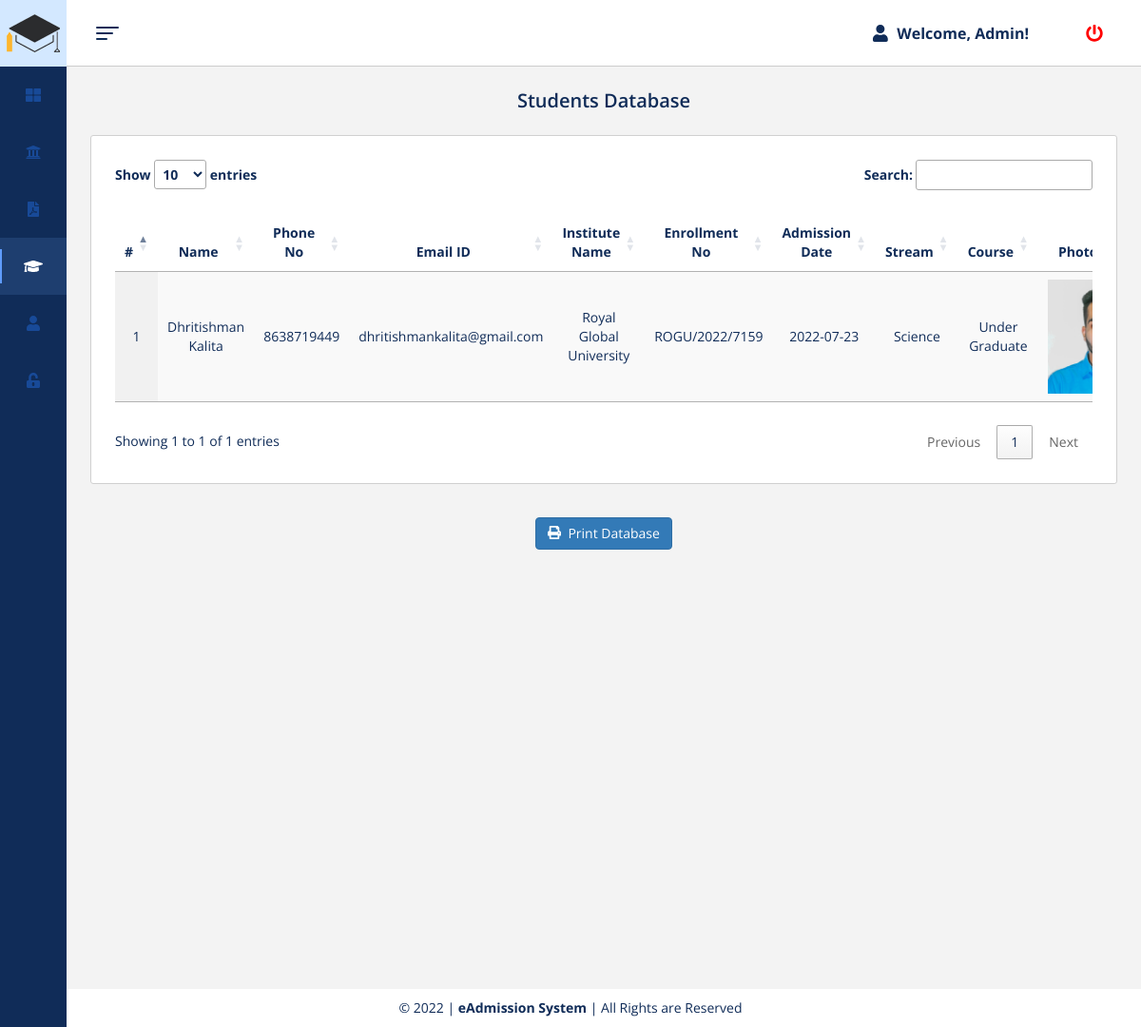
Screenshot of /students-admin.php (signed in) with the database file from the repository.
### tables this page shows
CREATE TABLE `student` (
  `std_id` int(11) NOT NULL,
  `std_name` varchar(100) DEFAULT NULL,
  `std_aplno` varchar(50) DEFAULT NULL,
  `std_institute` varchar(100) DEFAULT NULL,
  `std_rollno` varchar(50) DEFAULT NULL,
  `std_admdate` date DEFAULT NULL,
  `std_status` int(11) DEFAULT 1
);

CREATE TABLE `registration_details` (
  `s_id` int(11) NOT NULL,
  `s_name` varchar(50) DEFAULT NULL,
  `s_email` varchar(50) DEFAULT NULL,
  `s_phone` varchar(10) DEFAULT NULL,
  `s_password` varchar(50) DEFAULT NULL,
  `s_institute1` varchar(100) DEFAULT NULL,
  `s_institute2` varchar(100) DEFAULT NULL,
  `s_institute3` varchar(100) DEFAULT NULL,
  `s_stream` varchar(100) DEFAULT NULL,
  `s_course` varchar(100) DEFAULT NULL,
  `s_aplno1` varchar(20) DEFAULT NULL,
  `s_aplno2` varchar(20) DEFAULT NULL,
  `s_aplno3` varchar(20) DEFAULT NULL,
  `s_apldate` date DEFAULT NULL,
  `s_aplstatus1` int(11) DEFAULT 0,
  `s_aplstatus2` int(11) DEFAULT 0,
  `s_aplstatus3` int(11) DEFAULT 0,
  `s_status` int(11) NOT NULL DEFAULT 1
);

CREATE TABLE `upload_documents` (
  `s_id` int(11) NOT NULL,
  `s_name` varchar(50) DEFAULT NULL,
  `s_passportphotograph` varchar(100) DEFAULT NULL,
  `s_signature` varchar(100) DEFAULT NULL,
  `s_hslccertificate` varchar(100) DEFAULT NULL,
  `s_hslcmarksheet` varchar(100) DEFAULT NULL,
  `s_hscertificate` varchar(100) DEFAULT NULL,
  `s_hsmarksheet` varchar(100) DEFAULT NULL,
  `s_ugcertificate` varchar(100) DEFAULT NULL,
  `s_ugmarksheet` varchar(100) DEFAULT NULL,
  `s_bankpassbook` varchar(100) DEFAULT NULL,
  `s_extracarricular` varchar(100) DEFAULT NULL,
  `s_differentlyabled` varchar(100) DEFAULT NULL,
  `s_ncccertificate` varchar(100) DEFAULT NULL,
  `s_castecertificate` varchar(100) DEFAULT NULL,
  `s_incomecertificate` varchar(100) DEFAULT NULL,
  `s_domicilecertificate` varchar(100) DEFAULT NULL,
  `s_aadhaarcard` varchar(100) DEFAULT NULL
);

### students-admin.php (the view, shortened to what this page needs)
<?php
    require("connection.php");
    require("header.php");
    $count = 1;
    if(isset($_SESSION['adm_id'])){
        $adm_id = $_SESSION['adm_id'];
        $sql_admin = "SELECT * FROM `admin` WHERE `adm_id` = '$adm_id'";
        $result_admin = mysqli_query($connect, $sql_admin);
        $info_admin = mysqli_fetch_assoc($result_admin);
    }
    else{
        ?>
        <script>
            window.location.href="logout-admin.php";
        </script>
        <?php
    }
    $sql_students = "SELECT * FROM student";
    $result_students = mysqli_query($connect, $sql_students);
    $info_students = mysqli_fetch_all($result_students, MYSQLI_ASSOC);
?>
<!DOCTYPE html>
<html lang="en">
<head>
    <link rel="stylesheet" href="https://cdnjs.cloudflare.com/ajax/libs/twitter-bootstrap/3.3.7/css/bootstrap.min.css">
    <link rel="stylesheet" href="https://cdnjs.cloudflare.com/ajax/libs/animate.css/3.5.2/animate.min.css">
    <link rel="stylesheet" href="css/students-admin.css">
    <link rel="stylesheet" href="https://cdn.datatables.net/1.12.1/css/jquery.dataTables.min.css">
</head>
<body class="sidebar-is-reduced">
  <header class="l-header">
    <div class="l-header__inner clearfix">
      <div class="c-header-icon js-hamburger">
        <div class="hamburger-toggle"><span class="bar-top"></span><span class="bar-mid"></span><span class="bar-bot"></span></div>
      </div>
      <div class="header-icons-group">
        <div class="user">
            <i class="fa fa-user" id="user" style="font-size: 18px;"></i>
            <div class="username">Welcome, <span><?php echo $info_admin['adm_name']?></span>!</div>
        </div>
        <div class="c-header-icon logout">
          <i class="fa fa-power-off" style="color: red;" data-toggle="modal" data-target="#logoutModal"></i>
        </div>
      </div>
    </div>
  </header>
  <div class="l-sidebar">
    <div class="logo" style="background-color: #D3E8FF;">
      <div class="logo__txt">
          <img src="assets/icons/eadmission-icon.png" alt="eAdmission Logo">
      </div>
    </div>
    <div class="l-sidebar__content">
      <nav class="c-menu js-menu">
        <ul class="u-list">
          <a href="index-admin.php" style="text-decoration:none">
            <li class="c-menu__item " data-toggle="tooltip" title="Dashboard">
              <div class="c-menu__item__inner"><i class="fa fa-th-large"></i>
              </div>
            </li>
          </a>
          <a href="institutes-admin.php" style="text-decoration:none">
            <li class="c-menu__item" data-toggle="tooltip" title="Institutes">
              <div class="c-menu__item__inner"><i class="fa fa-university"></i>
              </div>
            </li>
          </a>
          <a href="applications-admin.php" style="text-decoration:none">
            <li class="c-menu__item" data-toggle="tooltip" title="Applications">
              <div class="c-menu__item__inner"><i class="fa fa-file-pdf"></i>
              </div>
            </li>
          </a>
          <a href="students-admin.php" style="text-decoration:none">
            <li class="c-menu__item is-active" data-toggle="tooltip" title="Students">
              <div class="c-menu__item__inner"><i class="fa fa-graduation-cap"></i>
              </div>
            </li>
          </a>
          <a href="admin-profile.php" style="text-decoration:none">
            <li class="c-menu__item has-submenu" data-toggle="tooltip" title="Admin Profile">
              <div class="c-menu__item__inner"><i class="fa fa-user"></i>
              </div>
            </li>
          </a>
          <a href="change-password-admin.php" style="text-decoration:none">
            <li class="c-menu__item has-submenu" data-toggle="tooltip" title="Change Password">
              <div class="c-menu__item__inner"><i class="fa fa-unlock-alt"></i>
              </div>
            </li>
          </a>
        </ul>
      </nav>
    </div>
  </div>
</body>
<main class="l-main">
  <div class="content-wrapper content-wrapper--with-bg">
    <h2 class="page-title">Students Database</h2>
    <div class="page-content">
      <div class="table-responsive">
        <table id="myTable" class="display table" width="100%">
          <thead>
            <tr>
              <th style="text-align:center">#</th>
              <th style="text-align:center">Name</th>
              <th style="text-align:center">Phone No</th>
              <th style="text-align:center">Email ID</th>
              <th style="text-align:center">Institute Name</th>
              <th style="text-align:center">Enrollment No</th>
              <th style="text-align:center">Admission Date</th>
              <th style="text-align:center">Stream</th>
              <th style="text-align:center">Course</th>
              <th style="text-align:center">Photograph</th>
            </tr>
          </thead>
          <tbody>
            <?php foreach ($info_students as $students) {
                $std_aplno = $students['std_aplno'];
                $sql_registration_details = "SELECT * FROM registration_details WHERE `s_aplno1`='$std_aplno' OR `s_aplno2`='$std_aplno' OR `s_aplno3`='$std_aplno'";
                $result_registration_details = mysqli_query($connect,$sql_registration_details);
                $info_registration_details = mysqli_fetch_assoc($result_registration_details);
                $s_id = $info_registration_details['s_id'];
                $sql_upload_documents = "SELECT * FROM upload_documents WHERE `s_id` = '$s_id'";
                $result_upload_documents = mysqli_query($connect,$sql_upload_documents);
                $info_upload_documents = mysqli_fetch_assoc($result_upload_documents);
              ?>
              <tr>
                <td style="vertical-align: middle;"><?php echo $count++ ?></td>
                <td style="vertical-align: middle;"><?php echo $students['std_name'] ?></td>
                <td style="vertical-align: middle;"><?php echo $info_registration_details['s_phone'] ?></td>
                <td style="vertical-align: middle;"><?php echo $info_registration_details['s_email'] ?></td>
                <td style="vertical-align: middle;"><?php echo $students['std_institute'] ?></td>
                <td style="vertical-align: middle;"><?php echo $students['std_rollno'] ?></td>
                <td style="vertical-align: middle;"><?php echo $students['std_admdate'] ?></td>
                <td style="vertical-align: middle;"><?php echo $info_registration_details['s_stream'] ?></td>
                <td style="vertical-align: middle;"><?php echo $info_registration_details['s_course'] ?></td>
                <td style="vertical-align: middle;"><img src="<?php echo $info_upload_documents['s_passportphotograph'] ?>" height="120px" width="120px"></td>
              </tr>
            <?php } ?>
          </tbody>
        </table>
      </div>
    </div>
    <div style="text-align: center;">
      <button type="button" class="btn btn-primary" onclick="viewStudentsDatabaseAdmin()"><i class="fa fa-print" style="font-size: 14px;"></i>&nbsp; Print Database</button>
    </div>
  </div>
</main>
<div class="footer">&copy; 2022 | <strong>eAdmission System</strong> | All Rights are Reserved</div>
</html>

### css/header.css (style rules this page uses)
.footer { position: absolute; right: 0; bottom: 0; left: 0; padding: 1rem; background-color: white; text-align: center; }

### rows the page displays
student: std_name "Dhritishman Kalita", registration_details.s_phone "8638719449", registration_details.s_email "dhritishmankalita@gmail.com", std_institute "Royal Global University", std_rollno "ROGU/2022/7159", std_admdate "2022-07-23", registration_details.s_stream "Science", registration_details.s_course "Under Graduate", upload_documents.s_passportphotograph (picture)

### other values shown
$info_admin['adm_name'] "Admin"
